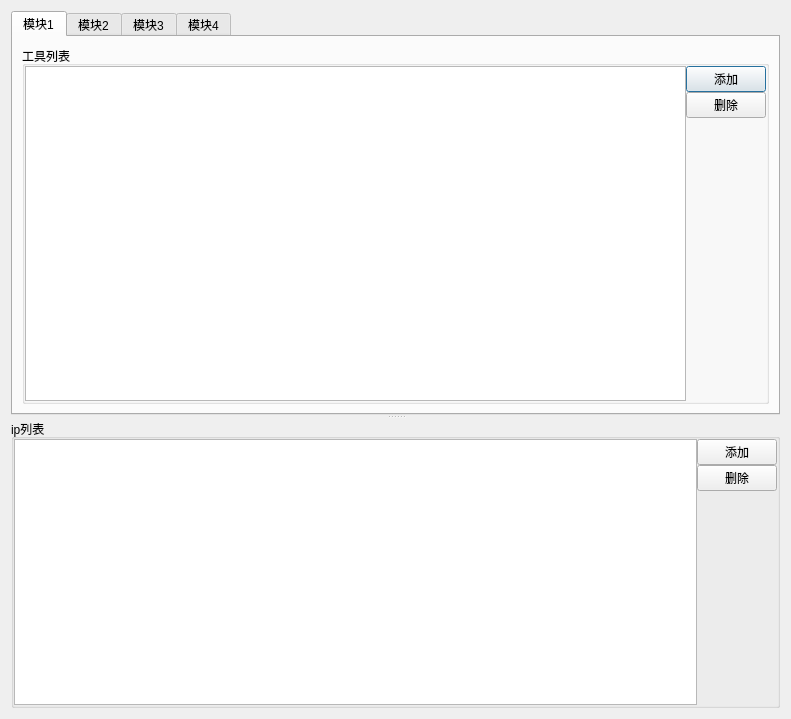
<?xml version="1.0" encoding="UTF-8"?>
<ui version="4.0">
 <class>InformationConfihurationDialog</class>
 <widget class="QDialog" name="InformationConfihurationDialog">
  <property name="geometry">
   <rect>
    <x>0</x>
    <y>0</y>
    <width>791</width>
    <height>719</height>
   </rect>
  </property>
  <property name="windowTitle">
   <string> 信息配置</string>
  </property>
  <layout class="QVBoxLayout" name="verticalLayout_13">
   <item>
    <widget class="QSplitter" name="splitter">
     <property name="orientation">
      <enum>Qt::Vertical</enum>
     </property>
     <widget class="QTabWidget" name="tabWidget">
      <property name="currentIndex">
       <number>0</number>
      </property>
      <widget class="QWidget" name="tab">
       <attribute name="title">
        <string>模块1</string>
       </attribute>
       <layout class="QVBoxLayout" name="verticalLayout_9">
        <item>
         <widget class="QGroupBox" name="groupBox">
          <property name="title">
           <string>工具列表</string>
          </property>
          <layout class="QHBoxLayout" name="horizontalLayout_2">
           <property name="spacing">
            <number>0</number>
           </property>
           <property name="leftMargin">
            <number>0</number>
           </property>
           <property name="topMargin">
            <number>0</number>
           </property>
           <property name="rightMargin">
            <number>0</number>
           </property>
           <property name="bottomMargin">
            <number>0</number>
           </property>
           <item>
            <widget class="QTableView" name="tableViewTool1"/>
           </item>
           <item>
            <layout class="QVBoxLayout" name="verticalLayout">
             <item>
              <widget class="QPushButton" name="btnToolAdd1">
               <property name="text">
                <string>添加</string>
               </property>
              </widget>
             </item>
             <item>
              <widget class="QPushButton" name="btnToolDel1">
               <property name="text">
                <string>删除</string>
               </property>
              </widget>
             </item>
             <item>
              <spacer name="verticalSpacer">
               <property name="orientation">
                <enum>Qt::Vertical</enum>
               </property>
               <property name="sizeHint" stdset="0">
                <size>
                 <width>20</width>
                 <height>40</height>
                </size>
               </property>
              </spacer>
             </item>
            </layout>
           </item>
          </layout>
         </widget>
        </item>
       </layout>
      </widget>
      <widget class="QWidget" name="tab_2">
       <attribute name="title">
        <string>模块2</string>
       </attribute>
       <layout class="QVBoxLayout" name="verticalLayout_10">
        <item>
         <widget class="QGroupBox" name="groupBox_3">
          <property name="title">
           <string>工具列表</string>
          </property>
          <layout class="QHBoxLayout" name="horizontalLayout_3">
           <property name="spacing">
            <number>0</number>
           </property>
           <property name="leftMargin">
            <number>0</number>
           </property>
           <property name="topMargin">
            <number>0</number>
           </property>
           <property name="rightMargin">
            <number>0</number>
           </property>
           <property name="bottomMargin">
            <number>0</number>
           </property>
           <item>
            <widget class="QTableView" name="tableViewTool2"/>
           </item>
           <item>
            <layout class="QVBoxLayout" name="verticalLayout_3">
             <item>
              <widget class="QPushButton" name="btnToolAdd2">
               <property name="text">
                <string>添加</string>
               </property>
              </widget>
             </item>
             <item>
              <widget class="QPushButton" name="btnToolDel2">
               <property name="text">
                <string>删除</string>
               </property>
              </widget>
             </item>
             <item>
              <spacer name="verticalSpacer_3">
               <property name="orientation">
                <enum>Qt::Vertical</enum>
               </property>
               <property name="sizeHint" stdset="0">
                <size>
                 <width>20</width>
                 <height>40</height>
                </size>
               </property>
              </spacer>
             </item>
            </layout>
           </item>
          </layout>
         </widget>
        </item>
       </layout>
      </widget>
      <widget class="QWidget" name="tab_3">
       <attribute name="title">
        <string>模块3</string>
       </attribute>
       <layout class="QVBoxLayout" name="verticalLayout_11">
        <item>
         <widget class="QGroupBox" name="groupBox_5">
          <property name="title">
           <string>工具列表</string>
          </property>
          <layout class="QHBoxLayout" name="horizontalLayout_5">
           <property name="spacing">
            <number>0</number>
           </property>
           <property name="leftMargin">
            <number>0</number>
           </property>
           <property name="topMargin">
            <number>0</number>
           </property>
           <property name="rightMargin">
            <number>0</number>
           </property>
           <property name="bottomMargin">
            <number>0</number>
           </property>
           <item>
            <widget class="QTableView" name="tableViewTool3"/>
           </item>
           <item>
            <layout class="QVBoxLayout" name="verticalLayout_5">
             <item>
              <widget class="QPushButton" name="btnToolAdd3">
               <property name="text">
                <string>添加</string>
               </property>
              </widget>
             </item>
             <item>
              <widget class="QPushButton" name="btnToolDel3">
               <property name="text">
                <string>删除</string>
               </property>
              </widget>
             </item>
             <item>
              <spacer name="verticalSpacer_5">
               <property name="orientation">
                <enum>Qt::Vertical</enum>
               </property>
               <property name="sizeHint" stdset="0">
                <size>
                 <width>20</width>
                 <height>40</height>
                </size>
               </property>
              </spacer>
             </item>
            </layout>
           </item>
          </layout>
         </widget>
        </item>
        <item>
         <widget class="QGroupBox" name="groupBox_6">
          <property name="title">
           <string>ip列表</string>
          </property>
          <layout class="QHBoxLayout" name="horizontalLayout_6">
           <property name="spacing">
            <number>0</number>
           </property>
           <property name="leftMargin">
            <number>0</number>
           </property>
           <property name="topMargin">
            <number>0</number>
           </property>
           <property name="rightMargin">
            <number>0</number>
           </property>
           <property name="bottomMargin">
            <number>0</number>
           </property>
           <item>
            <layout class="QVBoxLayout" name="verticalLayout_6"/>
           </item>
          </layout>
         </widget>
        </item>
       </layout>
      </widget>
      <widget class="QWidget" name="tab_4">
       <attribute name="title">
        <string>模块4</string>
       </attribute>
       <layout class="QVBoxLayout" name="verticalLayout_12">
        <item>
         <widget class="QGroupBox" name="groupBox_7">
          <property name="title">
           <string>工具列表</string>
          </property>
          <layout class="QHBoxLayout" name="horizontalLayout_7">
           <property name="spacing">
            <number>0</number>
           </property>
           <property name="leftMargin">
            <number>0</number>
           </property>
           <property name="topMargin">
            <number>0</number>
           </property>
           <property name="rightMargin">
            <number>0</number>
           </property>
           <property name="bottomMargin">
            <number>0</number>
           </property>
           <item>
            <widget class="QTableView" name="tableViewTool4"/>
           </item>
           <item>
            <layout class="QVBoxLayout" name="verticalLayout_7">
             <item>
              <widget class="QPushButton" name="btnToolAdd4">
               <property name="text">
                <string>添加</string>
               </property>
              </widget>
             </item>
             <item>
              <widget class="QPushButton" name="btnToolDel4">
               <property name="text">
                <string>删除</string>
               </property>
              </widget>
             </item>
             <item>
              <spacer name="verticalSpacer_7">
               <property name="orientation">
                <enum>Qt::Vertical</enum>
               </property>
               <property name="sizeHint" stdset="0">
                <size>
                 <width>20</width>
                 <height>40</height>
                </size>
               </property>
              </spacer>
             </item>
            </layout>
           </item>
          </layout>
         </widget>
        </item>
       </layout>
      </widget>
     </widget>
     <widget class="QGroupBox" name="groupBox_2">
      <property name="title">
       <string>ip列表</string>
      </property>
      <layout class="QHBoxLayout" name="horizontalLayout">
       <property name="spacing">
        <number>0</number>
       </property>
       <property name="leftMargin">
        <number>0</number>
       </property>
       <property name="topMargin">
        <number>0</number>
       </property>
       <property name="rightMargin">
        <number>0</number>
       </property>
       <property name="bottomMargin">
        <number>0</number>
       </property>
       <item>
        <widget class="QTableView" name="tableViewIP1"/>
       </item>
       <item>
        <layout class="QVBoxLayout" name="verticalLayout_2">
         <item>
          <widget class="QPushButton" name="btnIpAdd1">
           <property name="text">
            <string>添加</string>
           </property>
          </widget>
         </item>
         <item>
          <widget class="QPushButton" name="btnIpDel1">
           <property name="text">
            <string>删除</string>
           </property>
          </widget>
         </item>
         <item>
          <spacer name="verticalSpacer_2">
           <property name="orientation">
            <enum>Qt::Vertical</enum>
           </property>
           <property name="sizeHint" stdset="0">
            <size>
             <width>20</width>
             <height>40</height>
            </size>
           </property>
          </spacer>
         </item>
        </layout>
       </item>
      </layout>
     </widget>
    </widget>
   </item>
  </layout>
 </widget>
 <resources/>
 <connections/>
</ui>
